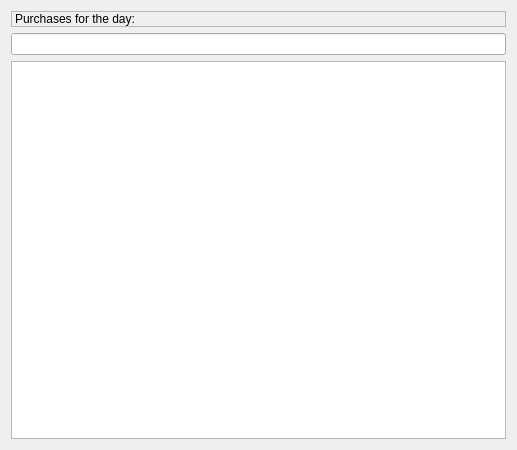
                 <widget class="QWidget" name="tboxPageBuyDay">
                  <property name="geometry">
                   <rect>
                    <x>0</x>
                    <y>0</y>
                    <width>517</width>
                    <height>450</height>
                   </rect>
                  </property>
                  <attribute name="label">
                   <string>Purchase</string>
                  </attribute>
                  <layout class="QVBoxLayout" name="verticalLayout_8">
                   <item>
                    <widget class="QLabel" name="lblCalPriceBuyDay">
                     <property name="frameShape">
                      <enum>QFrame::StyledPanel</enum>
                     </property>
                     <property name="frameShadow">
                      <enum>QFrame::Raised</enum>
                     </property>
                     <property name="text">
                      <string>Purchases for the day:</string>
                     </property>
                    </widget>
                   </item>
                   <item>
                    <widget class="vmLineEdit" name="txtCalPriceBuyDay">
                     <property name="font">
                      <font>
                       <weight>75</weight>
                       <bold>true</bold>
                      </font>
                     </property>
                     <property name="readOnly">
                      <bool>true</bool>
                     </property>
                    </widget>
                   </item>
                   <item>
                    <widget class="vmListWidget" name="lstCalBuysDay"/>
                   </item>
                  </layout>
                 </widget>
